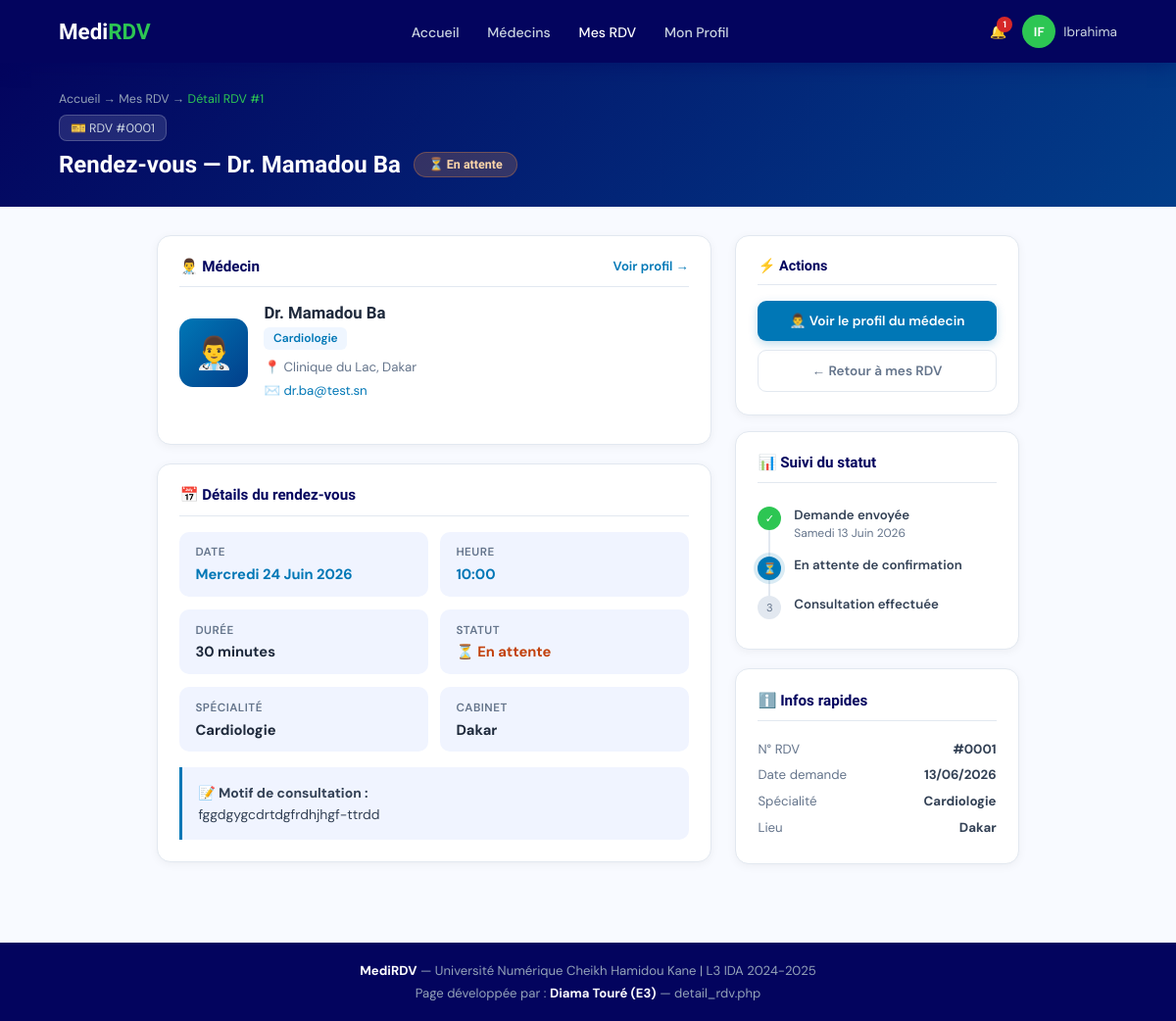
Page /pages/detail_rdv.php?id=1 (signed in) on the committed database.
### tables this page shows
CREATE TABLE IF NOT EXISTS `rendezvous` (
  `id` int NOT NULL AUTO_INCREMENT,
  `id_patient` int NOT NULL,
  `id_medecin` int NOT NULL,
  `date_rdv` date NOT NULL,
  `heure_rdv` time NOT NULL,
  `motif` text NOT NULL,
  `statut` enum('en_attente','confirme','refuse','annule','termine') DEFAULT 'en_attente',
  `message_medecin` text,
  `motif_annulation` text,
  `date_creation` timestamp NULL DEFAULT CURRENT_TIMESTAMP,
  PRIMARY KEY (`id`),
  UNIQUE KEY `anti_doublon` (`id_medecin`,`date_rdv`,`heure_rdv`),
  KEY `id_patient` (`id_patient`)
);

CREATE TABLE IF NOT EXISTS `medecins` (
  `id` int NOT NULL AUTO_INCREMENT,
  `nom` varchar(100) NOT NULL,
  `prenom` varchar(100) NOT NULL,
  `email` varchar(150) NOT NULL,
  `mot_de_passe` varchar(255) NOT NULL,
  `specialite` varchar(100) NOT NULL,
  `num_ordre` varchar(50) NOT NULL,
  `cabinet` varchar(200) NOT NULL,
  `ville` varchar(100) NOT NULL,
  `telephone` varchar(20) DEFAULT NULL,
  `photo` varchar(255) DEFAULT NULL,
  `biographie` text,
  `statut` enum('en_attente','valide','refuse','suspendu') DEFAULT 'en_attente',
  `date_inscription` timestamp NULL DEFAULT CURRENT_TIMESTAMP,
  PRIMARY KEY (`id`),
  UNIQUE KEY `email` (`email`),
  UNIQUE KEY `num_ordre` (`num_ordre`)
);

### pages/detail_rdv.php (the view, shortened to what this page needs)
<?php
require_once __DIR__ . '/../includes/connexion.php';
$patient_id = $_SESSION['user_id'];
$rdv_id     = (int)($_GET['id'] ?? 0);
$stmt = $pdo->prepare("
    SELECT
        r.*,
        m.nom        AS m_nom,
        m.prenom     AS m_prenom,
        m.specialite,
        m.cabinet,
        m.ville,
        m.telephone  AS m_tel,
        m.email      AS m_email,
        m.photo      AS m_photo,
        m.biographie AS m_bio,
        c.id         AS c_id,
        c.diagnostic,
        c.traitement,
        c.ordonnance,
        c.compte_rendu,
        c.prochain_rdv,
        c.date_consultation
    FROM rendezvous r
    JOIN medecins m ON m.id = r.id_medecin
    LEFT JOIN consultations c ON c.id_rendezvous = r.id
    WHERE r.id = :rid AND r.id_patient = :pid
    LIMIT 1
");
$stmt->execute([':rid' => $rdv_id, ':pid' => $patient_id]);
$rdv = $stmt->fetch(PDO::FETCH_ASSOC);
try {
    $pdo->prepare("INSERT INTO journal_acces (id_user, type_user, action, ip_address)
                   VALUES (:id, 'patient', 'consultation_detail_rdv_#".$rdv_id."', :ip)")
        ->execute([':id' => $patient_id, ':ip' => $_SERVER['REMOTE_ADDR'] ?? '']);
} catch(Exception $e) {  }
$mois_fr = ['January'=>'Janvier','February'=>'Février','March'=>'Mars','April'=>'Avril',
            'May'=>'Mai','June'=>'Juin','July'=>'Juillet','August'=>'Août',
            'September'=>'Septembre','October'=>'Octobre','November'=>'Novembre','December'=>'Décembre'];
$jours_fr = ['Monday'=>'Lundi','Tuesday'=>'Mardi','Wednesday'=>'Mercredi',
             'Thursday'=>'Jeudi','Friday'=>'Vendredi','Saturday'=>'Samedi','Sunday'=>'Dimanche'];
function fmtDate($d, $j, $m) {
    $dt = new DateTime($d);
    return ($j[$dt->format('l')]??$dt->format('l')).' '.$dt->format('j').' '.($m[$dt->format('F')]??$dt->format('F')).' '.$dt->format('Y');
}
function fmtHeure($h) { return $h ? substr($h,0,5) : '—'; }
$date_fmt   = fmtDate($rdv['date_rdv'], $jours_fr, $mois_fr);
$heure_fmt  = fmtHeure($rdv['heure_rdv']);
$created_fmt= fmtDate(substr($rdv['date_creation'],0,10), $jours_fr, $mois_fr);
$badges = [
    'confirme'   => ['class'=>'badge-confirme',  'label'=>'✅ Confirmé',    'color'=>'#15803D'],
    'en_attente' => ['class'=>'badge-attente',   'label'=>'⏳ En attente',  'color'=>'#C2410C'],
    'annule'     => ['class'=>'badge-annule',    'label'=>'❌ Annulé',      'color'=>'#D62828'],
    'refuse'     => ['class'=>'badge-refuse',    'label'=>'🚫 Refusé',     'color'=>'#D62828'],
    'termine'    => ['class'=>'badge-termine',   'label'=>'✔ Terminé',     'color'=>'#64748B'],
];
$badge = $badges[$rdv['statut']] ?? $badges['termine'];
$couleurs = [
    'Cardiologie'  =>['grad'=>'linear-gradient(135deg,#0077B6,#023E8A)','bg'=>'#EFF6FF','c'=>'#0077B6'],
    'Pediatrie'    =>['grad'=>'linear-gradient(135deg,#7209B7,#B5179E)','bg'=>'#FDF4FF','c'=>'#7209B7'],
    'Dermatologie' =>['grad'=>'linear-gradient(135deg,#F77F00,#D62828)','bg'=>'#FFF7ED','c'=>'#F77F00'],
    'Gynecologie'  =>['grad'=>'linear-gradient(135deg,#006D77,#2DC653)','bg'=>'#F0FDF4','c'=>'#2DC653'],
    'Neurologie'   =>['grad'=>'linear-gradient(135deg,#3A0CA3,#7B2FBE)','bg'=>'#EEF0FF','c'=>'#3A0CA3'],
    'Ophtalmologie'=>['grad'=>'linear-gradient(135deg,#0096C7,#48CAE4)','bg'=>'#E0F7FA','c'=>'#0096C7'],
    'default'      =>['grad'=>'linear-gradient(135deg,#0077B6,#023E8A)','bg'=>'#EFF6FF','c'=>'#0077B6'],
];
$coul = $couleurs[$rdv['specialite']] ?? $couleurs['default'];
$stmt = $pdo->prepare("SELECT COUNT(*) FROM notifications WHERE id_destinataire=:id AND type_user='patient' AND lu=0");
$stmt->execute([':id'=>$patient_id]);
$notif_count = (int)$stmt->fetchColumn();
$initiales = strtoupper(mb_substr($_SESSION['prenom'],0,1).mb_substr($_SESSION['nom']??'',0,1));
?>
<!DOCTYPE html>
<html lang="fr">
<head>
</head>
<body>
<nav>
  <a href="../index.php" class="nav-logo">Medi<span>RDV</span></a>
  <ul class="nav-links" id="navLinks">
    <li><a href="../index.php">Accueil</a></li>
    <li><a href="liste_medecins.php">Médecins</a></li>
    <li><a href="mes_rdv.php" class="active">Mes RDV</a></li>
    <li><a href="profil_patient.php">Mon Profil</a></li>
  </ul>
  <div class="nav-right">
    <a href="notifications.php" class="notif-btn">
      🔔<?php if($notif_count>0):?><span class="notif-dot"><?=$notif_count?></span><?php endif;?>
    </a>
    <div class="nav-user">
      <div class="avatar-sm"><?=$initiales?></div>
      <span><?=htmlspecialchars($_SESSION['prenom']??'')?></span>
    </div>
  </div>
</nav>
<div class="page-hdr">
  <div class="breadcrumb">
    <a href="../index.php">Accueil</a> →
    <a href="mes_rdv.php">Mes RDV</a> →
    <span>Détail RDV #<?=$rdv_id?></span>
  </div>
  <div class="rdv-id-tag">🎫 RDV #<?=str_pad($rdv_id,4,'0',STR_PAD_LEFT)?></div>
  <h1>
    Rendez-vous — Dr. <?=htmlspecialchars($rdv['m_prenom'].' '.$rdv['m_nom'])?>
    <span class="badge <?=$badge['class']?>"><?=$badge['label']?></span>
  </h1>
</div>
<div class="main">
  <div class="left-col">
    <div class="card">
      <div class="card-head">
        <h3>👨‍⚕️ Médecin</h3>
        <a href="detail_medecin.php?id=<?=$rdv['id_medecin']?>" style="font-size:.82rem;color:var(--blue);text-decoration:none;font-weight:600">Voir profil →</a>
      </div>
      <div class="doc-banner">
        <div class="doc-avatar" style="background:<?=$coul['grad']?>">
          <?php if(!empty($rdv['m_photo']) && file_exists(__DIR__.'/../assets/img/'.$rdv['m_photo'])): ?>
            <img src="../assets/img/<?=htmlspecialchars($rdv['m_photo'])?>" alt="Dr">
          <?php else: ?>
            👨‍⚕️
          <?php endif; ?>
        </div>
        <div>
          <div class="doc-name">Dr. <?=htmlspecialchars($rdv['m_prenom'].' '.$rdv['m_nom'])?></div>
          <span class="doc-spec-badge" style="background:<?=$coul['bg']?>;color:<?=$coul['c']?>">
            <?=htmlspecialchars($rdv['specialite'])?>
          </span>
          <div class="doc-contact">
            📍 <?=htmlspecialchars($rdv['cabinet'].', '.$rdv['ville'])?>
            <?php if(!empty($rdv['m_email'])): ?>
              <br>✉️ <a href="mailto:<?=htmlspecialchars($rdv['m_email'])?>"><?=htmlspecialchars($rdv['m_email'])?></a>
            <?php endif;?>
          </div>
        </div>
      </div>
    </div>
    <div class="card">
      <div class="card-head"><h3>📅 Détails du rendez-vous</h3></div>
      <div class="info-grid">
        <div class="info-item">
          <div class="lbl">Date</div>
          <div class="val blue"><?=$date_fmt?></div>
        </div>
        <div class="info-item">
          <div class="lbl">Heure</div>
          <div class="val blue"><?=$heure_fmt?></div>
        </div>
        <div class="info-item">
          <div class="lbl">Durée</div>
          <div class="val">30 minutes</div>
        </div>
        <div class="info-item">
          <div class="lbl">Statut</div>
          <div class="val" style="color:<?=$badge['color']?>"><?=$badge['label']?></div>
        </div>
        <div class="info-item">
          <div class="lbl">Spécialité</div>
          <div class="val"><?=htmlspecialchars($rdv['specialite'])?></div>
        </div>
        <div class="info-item">
          <div class="lbl">Cabinet</div>
          <div class="val"><?=htmlspecialchars($rdv['ville'])?></div>
        </div>
      </div>
      <?php if(!empty($rdv['motif'])): ?>
        <div class="motif-box">
          <strong>📝 Motif de consultation :</strong><br>
          <?=htmlspecialchars($rdv['motif'])?>
        </div>
      <?php endif; ?>
    </div>
  </div>
  <div class="right-col">
    <div class="action-card">
      <h4>⚡ Actions</h4>
      <a href="detail_medecin.php?id=<?=$rdv['id_medecin']?>" class="btn-action btn-primary-a">
        👨‍⚕️ Voir le profil du médecin
      </a>
      <a href="mes_rdv.php" class="btn-action btn-gray-a">
        ← Retour à mes RDV
      </a>
    </div>
    <div class="card">
      <div class="card-head"><h3>📊 Suivi du statut</h3></div>
      <div class="timeline">
        <div class="tl-item">
          <div class="tl-dot done">✓</div>
          <div class="tl-text">
            <h6>Demande envoyée</h6>
            <p><?=$created_fmt?></p>
          </div>
        </div>
        <div class="tl-item">
          <div class="tl-dot <?=in_array($rdv['statut'],['confirme','termine'])?'done':($rdv['statut']==='en_attente'?'active':'pending')?>">
            <?=in_array($rdv['statut'],['confirme','termine'])?'✓':($rdv['statut']==='en_attente'?'⏳':'✕')?>
          </div>
          <div class="tl-text">
            <h6>
              <?php
                if($rdv['statut']==='en_attente') echo 'En attente de confirmation';
                elseif($rdv['statut']==='confirme') echo 'Confirmé par le médecin';
                elseif($rdv['statut']==='refuse')   echo 'Refusé par le médecin';
                elseif($rdv['statut']==='annule')   echo 'Annulé';
                else echo 'Confirmé';
              ?>
            </h6>
          </div>
        </div>
        <div class="tl-item">
          <div class="tl-dot <?=$rdv['statut']==='termine'?'done':'pending'?>">
            <?=$rdv['statut']==='termine'?'✓':'3'?>
          </div>
          <div class="tl-text">
            <h6>Consultation effectuée</h6>
          </div>
        </div>
      </div>
    </div>
    <div class="card">
      <div class="card-head"><h3>ℹ️ Infos rapides</h3></div>
      <div style="font-size:.83rem;color:var(--gray);line-height:2">
        <div style="display:flex;justify-content:space-between">
          <span>N° RDV</span>
          <strong style="color:#334155">#<?=str_pad($rdv_id,4,'0',STR_PAD_LEFT)?></strong>
        </div>
        <div style="display:flex;justify-content:space-between">
          <span>Date demande</span>
          <strong style="color:#334155"><?=(new DateTime(substr($rdv['date_creation'],0,10)))->format('d/m/Y')?></strong>
        </div>
        <div style="display:flex;justify-content:space-between">
          <span>Spécialité</span>
          <strong style="color:#334155"><?=htmlspecialchars($rdv['specialite'])?></strong>
        </div>
        <div style="display:flex;justify-content:space-between">
          <span>Lieu</span>
          <strong style="color:#334155;text-align:right;max-width:55%"><?=htmlspecialchars($rdv['ville'])?></strong>
        </div>
      </div>
    </div>
  </div>
</div>
<footer>
  <p><strong>MediRDV</strong> — Université Numérique Cheikh Hamidou Kane | L3 IDA 2024-2025</p>
  <p style="margin-top:.4rem">Page développée par : <strong>Diama Touré (E3)</strong> — detail_rdv.php</p>
</footer>
</body>
</html>

### rows in the picture
rendezvous: id_medecin.nom "Mamadou Ba", statut "⏳ En attente", id_medecin.specialite "Cardiologie", id_medecin.ville "Clinique du Lac, Dakar", id_medecin.email "dr.ba@test.sn", date_rdv "Mercredi 24 Juin 2026", heure_rdv "10:00", id_medecin.ville "Dakar", motif "fggdgygcdrtdgfrdhjhgf-ttrdd", date_creation "Samedi 13 Juin 2026", date_creation "13/06/2026"

### other values in the picture
$notif_count "1"
$initiales "IF"
$_SESSION['prenom'] "Ibrahima"
$rdv_id "1"
str_pad($rdv_id,4,'0',STR_PAD_LEFT) "0001"
